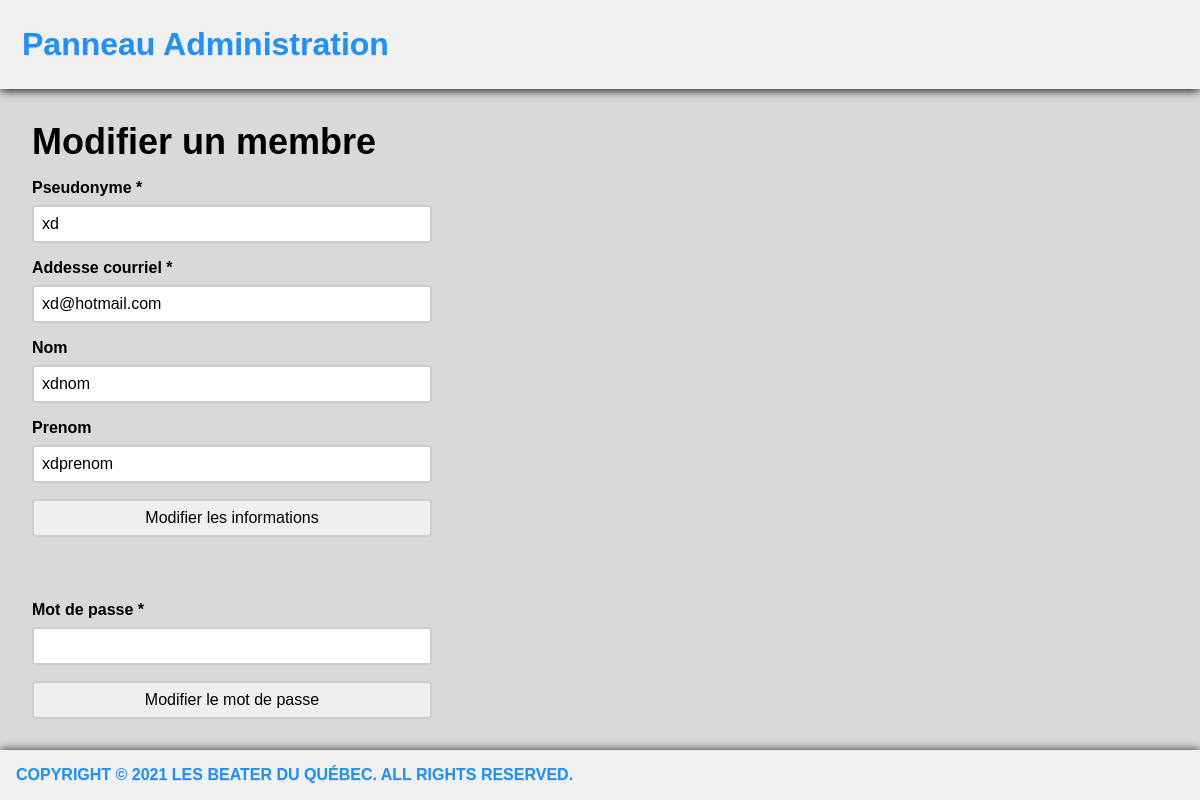
Page /doc/prototype/administration/modifier-membre.php?pseudonyme=xd&email=xd@hotmail.com (signed in) on the committed database.
### tables this page shows
CREATE TABLE `membre` (
  `id` int(11) NOT NULL,
  `pseudonyme` varchar(255) NOT NULL,
  `nom` varchar(255) NOT NULL,
  `prenom` varchar(255) NOT NULL,
  `email` varchar(255) NOT NULL,
  `admin` tinyint(1) NOT NULL DEFAULT 0,
  `motDePasse` varchar(255) NOT NULL
);

### accesseur/MembreDAO.php (called while the page is built, shortened)
<?php
include_once CHEMIN_MODELE . "Membre.php";
class AccesBaseDeDonneesMembres
{
    public static function initialiser()
    {
        $usager = 'BeaterQuebec';
        $motdepasse = 'BeaterQuebec12!';
        $hote = 'localhost';
        $base = 'BeaterQuebec';
        $dsn = 'mysql:dbname='.$base.';host=' . $hote;
    }
}
class MembreDAO extends AccesBaseDeDonneesMembres{
    public static function lireMembreParPseudonyme($pseudonyme){
        $pseudo = urldecode($pseudonyme);
        $MESSAGE_SQL_LIRE_MEMBRE_PAR_PSEUDONYME = "SELECT * FROM membre WHERE pseudonyme =:pseudonyme;";
        $requeteLireMembreParPseudonyme = MembreDAO::$basededonnees->prepare($MESSAGE_SQL_LIRE_MEMBRE_PAR_PSEUDONYME);
        $requeteLireMembreParPseudonyme->bindParam(':pseudonyme', $pseudo, PDO::PARAM_STR);
        $requeteLireMembreParPseudonyme->execute();
        $membre = $requeteLireMembreParPseudonyme->fetch();
        return new Membre($membre);
    }
}
?>

### doc/poc/ajax/ajax-message-erreur/modele/Membre.php (called while the page is built, shortened)
<?php
class Membre
{
	public static $filtres =
		array(
			'id' => FILTER_VALIDATE_INT,
			'pseudonyme' => FILTER_SANITIZE_ENCODED,
			'nom' => FILTER_SANITIZE_ENCODED,
			'prenom' => FILTER_SANITIZE_ENCODED,
            'email' => FILTER_SANITIZE_STRING,
            'admin' => FILTER_VALIDATE_INT,
			'motDePasse' => FILTER_SANITIZE_ENCODED
		);
	public function __construct($tableau)
	{
        if (is_array($tableau)){
		  $tableau = filter_var_array($tableau, Membre::$filtres);
		$this->pseudonyme = $tableau['pseudonyme'];
		$this->nom = $tableau['nom'];
		$this->prenom = $tableau['prenom'];
        $this->email = $tableau['email'];
		}
	}
	public function __get($propriete)
	{
		$self = get_object_vars($this);
		return $self[$propriete];
	}
}
?>

### doc/prototype/administration/modifier-membre.php (the view, shortened to what this page needs)
<?php
require CHEMIN_ACCESSEUR . "MembreDAO.php";
$pseudonyme = $_GET['pseudonyme'];
$membre = MembreDAO::lireMembreParPseudonyme($pseudonyme);
?>
<!doctype html>
<html lang="fr">
<head>
	<link rel="stylesheet" type="text/css" href="../styles/style.css">
</head>
<body>
	<header>
        <div class="header">
            <a href="index.php" class="logo">Panneau Administration</a>
        </div>
	</header>
	<section id="contenu">
		<header><h2>Modifier un membre</h2></header>
		<form action="traitement-modifier-membre-info.php?pseudonyme=<?php echo $membre->pseudonyme; ?>&email=<?php echo $membre->email; ?>" method="post" enctype="multipart/form-data">
			<div class="champs">
				<label for="pseudonyme">Pseudonyme *</label>
				<input type="text" name="pseudonyme" id="pseudonyme" value="<?php echo $membre->pseudonyme ?>" required/>
			</div>
			<div class="champs">
				<label for="email">Addesse courriel *</label>
				<input type="email" name="email" id="email" value="<?php echo $membre->email ?>" required/>
			</div>
			<div class="champs">
				<label for="nom">Nom</label>
				<input type="text" name="nom" id="nom" value="<?php echo $membre->nom ?>"/>
			</div>
			<div class="champs">
				<label for="prenom">Prenom</label>
				<input type="text" name="prenom" id="prenom" value="<?php echo $membre->prenom ?>"/>
			</div>
			<input type="submit" value="Modifier les informations">
    	</form>
    <form action="traitement-modifier-membre-mdp.php?pseudonyme=<?php echo $membre->pseudonyme; ?>" method="post" enctype="multipart/form-data">
        <div class="champs">
            <label for="motDePasse">Mot de passe *</label>
            <input type="password" name="motDePasse" id="motDePasse" required/>
        </div>
        <input type="submit" value="Modifier le mot de passe">
    </form>
	</section>
	<footer><span id="signature">Copyright © 2021 Les Beater du Québec. All Rights Reserved.</span></footer>
</body>
</html>

### doc/prototype/styles/style.css (style rules this page uses)
* { margin:0;padding:0; }
* { font-family:Helvetica }
* { box-sizing: border-box; }
h2 { color:black; font-size: 36px; }
#contenu { margin:2em; }
form:not(.formRechercheRapide) > div { margin-top:1em; }
form input[type=text]:not(.inputRechercheRapide):not(.inputRechercheAvance) { width: 25rem; box-sizing: border-box; border: 2px solid #ccc; border-radius: 4px; font-size: 16px; background-color: white; padding: 0.5em; margin-top: 0.5rem; }
form input[type=email]:not(.inputRechercheRapide):not(.inputRechercheAvance) { width: 25rem; box-sizing: border-box; border: 2px solid #ccc; border-radius: 4px; font-size: 16px; background-color: white; padding: 0.5em; margin-top: 0.5rem; }
form input[type=submit]:not(.inputRechercheRapide):not(.inputSubmitRechercheAvance) { width: 25rem; border: 2px solid #ccc; border-radius: 4px; font-size: 16px; padding: 0.5em; cursor: pointer; margin-top:1em; margin-bottom:3em; }
form input[type=password]:not(.inputRechercheRapide) { width: 25rem; box-sizing: border-box; border: 2px solid #ccc; border-radius: 4px; font-size: 16px; background-color: white; padding: 0.5em; margin-top: 0.5rem; }
form > div > label { display:block; font-weight:bold; color:black; }
body { background-color:#d9d9d9; width: 100%; height: auto; color: black; }
footer { font-weight: bold; position:fixed; bottom:0; width:100%; box-shadow: 0px 1px 10px black; background-color:#f1f1f1; color:dodgerblue; padding:1em; text-transform: uppercase; font-weight:bold; text-shadow: 0px 1px 1px #d9d9d9; }
.header { overflow: hidden; background-color: #f1f1f1; padding: 20px 10px; box-shadow: 0px 1px 10px black; }
.header a { float: left; color: black; text-align: center; padding: 12px; text-decoration: none; font-size: 20px; line-height: 25px; border-radius: 4px; }
.header a.logo { font-size: 32px; font-weight: bold; color:dodgerblue; text-shadow: 0px 1px 1px #d9d9d9; }

### rows in the picture
membre: pseudonyme "xd", email "xd@hotmail.com", nom "xdnom", prenom "xdprenom"
